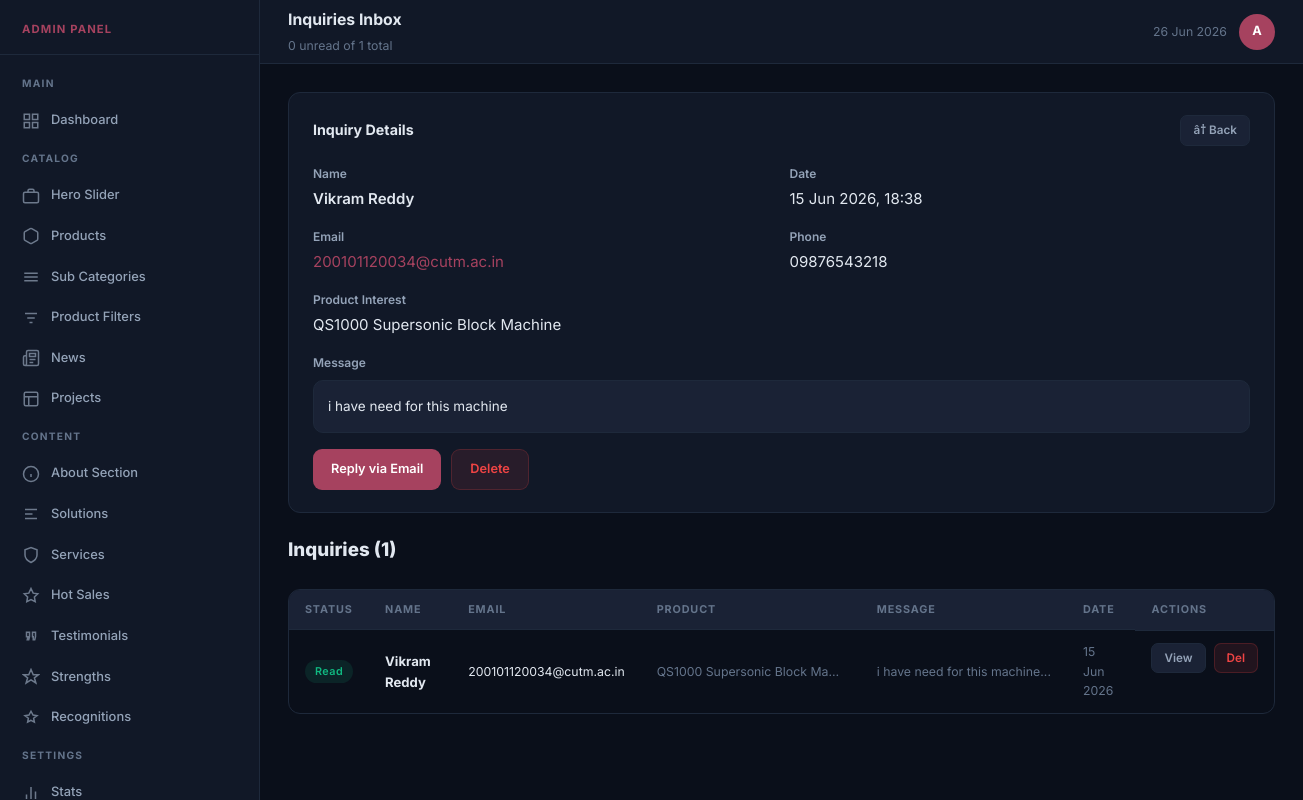
The app's page /admin/inquiries.php?view=1 (signed in) with its own data.
### tables this page shows
CREATE TABLE `inquiries` (
  `id` int(11) NOT NULL,
  `name` varchar(200) DEFAULT NULL,
  `email` varchar(200) DEFAULT NULL,
  `phone` varchar(100) DEFAULT NULL,
  `product_interest` varchar(200) DEFAULT NULL,
  `message` text DEFAULT NULL,
  `is_read` tinyint(1) DEFAULT 0,
  `created_at` timestamp NOT NULL DEFAULT current_timestamp()
);

### admin/inquiries.php (the view, shortened to what this page needs)
<?php
require_once __DIR__ . '/layout.php';
$pdo = db();
$view = null;
if (isset($_GET['view'])) {
    $st = $pdo->prepare("SELECT * FROM inquiries WHERE id=?");
    $st->execute([(int)$_GET['view']]);
    $view = $st->fetch();
}
$inquiries = $pdo->query("SELECT * FROM inquiries ORDER BY created_at DESC")->fetchAll();
$unread = count(array_filter($inquiries, fn($i) => !$i['is_read']));
?>
<div class="admin-layout">
<div class="main-content">
<div class="page-body">
<?php if ($view): ?>
<div class="card" style="margin-bottom:22px">
  <div class="flex items-center gap-3" style="margin-bottom:18px">
    <div class="card-title" style="margin:0">Inquiry Details</div>
    <a href="inquiries.php" class="btn btn-sm btn-secondary ms-auto">â† Back</a>
  </div>
  <div style="display:grid;grid-template-columns:1fr 1fr;gap:16px;margin-bottom:16px">
    <div>
      <div class="form-label">Name</div>
      <div style="margin-top:4px;font-weight:600"><?= htmlspecialchars($view['name']) ?></div>
    </div>
    <div>
      <div class="form-label">Date</div>
      <div style="margin-top:4px"><?= date('d M Y, H:i', strtotime($view['created_at'])) ?></div>
    </div>
    <div>
      <div class="form-label">Email</div>
      <div style="margin-top:4px"><a href="mailto:<?= htmlspecialchars($view['email']) ?>" style="color:var(--accent)"><?= htmlspecialchars($view['email']) ?></a></div>
    </div>
    <div>
      <div class="form-label">Phone</div>
      <div style="margin-top:4px"><?= htmlspecialchars($view['phone'] ?: 'â€”') ?></div>
    </div>
    <div>
      <div class="form-label">Product Interest</div>
      <div style="margin-top:4px"><?= htmlspecialchars($view['product_interest'] ?: 'â€”') ?></div>
    </div>
  </div>
  <div>
    <div class="form-label">Message</div>
    <div style="margin-top:8px;background:var(--surface2);border:1px solid var(--border);border-radius:10px;padding:14px;font-size:0.9rem;line-height:1.7"><?= nl2br(htmlspecialchars($view['message'])) ?></div>
  </div>
  <div style="margin-top:16px;display:flex;gap:10px">
    <a href="mailto:<?= htmlspecialchars($view['email']) ?>?subject=Re: <?= urlencode($view['product_interest'] ?? 'Your Inquiry') ?>" class="btn btn-primary">Reply via Email</a>
    <a href="?del=<?= $view['id'] ?>" class="btn btn-danger" onclick="return confirm('Delete?')">Delete</a>
  </div>
</div>
<?php endif; ?>
<div class="page-header">
  <div><h1>Inquiries (<?= count($inquiries) ?>)</h1><?php if ($unread): ?><p><?= $unread ?> unread</p><?php endif; ?></div>
</div>
<?php if ($inquiries): ?>
<div class="table-wrap">
  <table>
    <thead><tr><th>Status</th><th>Name</th><th>Email</th><th>Product</th><th>Message</th><th>Date</th><th>Actions</th></tr></thead>
    <tbody>
    <?php foreach ($inquiries as $inq): ?>
      <tr style="<?= !$inq['is_read'] ? 'background:rgba(166,66,95,0.04)' : '' ?>">
        <td>
          <?php if (!$inq['is_read']): ?>
            <span class="td-badge badge-inactive">New</span>
          <?php else: ?>
            <span class="td-badge badge-active">Read</span>
          <?php endif; ?>
        </td>
        <td><strong><?= htmlspecialchars($inq['name']) ?></strong></td>
        <td class="text-sm"><?= htmlspecialchars($inq['email']) ?></td>
        <td class="text-sm text-muted truncate"><?= htmlspecialchars($inq['product_interest'] ?: 'â€”') ?></td>
        <td class="text-sm text-muted truncate"><?= htmlspecialchars(substr($inq['message'], 0, 60)) ?>...</td>
        <td class="text-sm text-muted"><?= date('d M Y', strtotime($inq['created_at'])) ?></td>
        <td class="flex gap-2">
          <a href="?view=<?= $inq['id'] ?>" class="btn btn-sm btn-secondary">View</a>
          <a href="?del=<?= $inq['id'] ?>" class="btn btn-sm btn-danger" onclick="return confirm('Delete?')">Del</a>
        </td>
      </tr>
    <?php endforeach; ?>
    </tbody>
  </table>
</div>
<?php endif; ?>
</div>
</div>
</div>
</body>
</html>

### admin/assets/admin.css (style rules this page uses)
*, *::before, *::after { box-sizing: border-box; margin: 0; padding: 0; }
:root { --bg: #0a0f1a; --surface: #111827; --surface2: #1a2235; --border: #1e293b; --accent: #a6425f; --accent-dim: rgba(166,66,95,0.12); --text: #e2e8f0; --text-muted: #64748b; --text-dim: #94a3b8; --success: #10b981; --danger: #ef4444; --warning: #c7768c; --sidebar-w: 260px; --radius: 12px; }
html { font-size: 15px; }
body { font-family: 'Inter', system-ui, sans-serif; background: var(--bg); color: var(--text); min-height: 100vh; line-height: 1.6; }
a { color: inherit; text-decoration: none; }
.admin-layout { display: flex; min-height: 100vh; }
.main-content { margin-left: var(--sidebar-w); flex: 1; display: flex; flex-direction: column; min-height: 100vh; }
.page-body { padding: 28px; flex: 1; }
.card { background: var(--surface); border: 1px solid var(--border); border-radius: var(--radius); padding: 22px 24px; }
.card-title { font-size: 0.95rem; font-weight: 700; margin-bottom: 18px; color: var(--text); }
.table-wrap { overflow-x: auto; border-radius: var(--radius); border: 1px solid var(--border); }
table { width: 100%; border-collapse: collapse; font-size: 0.875rem; }
thead { background: var(--surface2); }
th { padding: 11px 16px; text-align: left; font-size: 0.72rem; font-weight: 700; text-transform: uppercase; letter-spacing: 0.08em; color: var(--text-muted); white-space: nowrap; }
td { padding: 12px 16px; border-top: 1px solid var(--border); vertical-align: middle; }
.td-badge { display: inline-block; padding: 3px 10px; border-radius: 99px; font-size: 0.72rem; font-weight: 600; letter-spacing: 0.04em; }
.badge-active { background: rgba(16,185,129,.12); color: var(--success); }
.btn { display: inline-flex; align-items: center; gap: 7px; padding: 9px 18px; border-radius: 9px; font-size: 0.85rem; font-weight: 600; cursor: pointer; border: none; transition: all 0.18s ease; white-space: nowrap; }
.btn-primary { background: var(--accent); color: #fff; }
.btn-secondary { background: var(--surface2); color: var(--text-dim); border: 1px solid var(--border); }
.btn-danger { background: rgba(239,68,68,.1); color: var(--danger); border: 1px solid rgba(239,68,68,.2); }
.btn-sm { padding: 5px 12px; font-size: 0.78rem; border-radius: 7px; }
.form-label { font-size: 0.8rem; font-weight: 600; color: var(--text-dim); }
.page-header { display: flex; align-items: center; justify-content: space-between; margin-bottom: 24px; flex-wrap: wrap; gap: 12px; }
.page-header h1 { font-size: 1.25rem; font-weight: 800; }
.flex { display: flex; }
.items-center { align-items: center; }
.gap-2 { gap: 8px; }
.gap-3 { gap: 12px; }
.ms-auto { margin-left: auto; }
.text-muted { color: var(--text-muted); }
.text-sm { font-size: 0.82rem; }
.truncate { overflow: hidden; text-overflow: ellipsis; white-space: nowrap; max-width: 220px; }

### records on screen
inquiries: name "Vikram Reddy", created_at "15 Jun 2026, 18:38", email "200101120034@cutm.ac.in", phone "09876543218", product_interest "QS1000 Supersonic Block Machine", message "i have need for this machine", is_read "Read", product_interest "QS1000 Supersonic Block Ma…", created_at "15 Jun 2026"

### other values on screen
$title "Inquiries Inbox"
$subtitle "0 unread of 1 total"
count($inquiries) "1"
